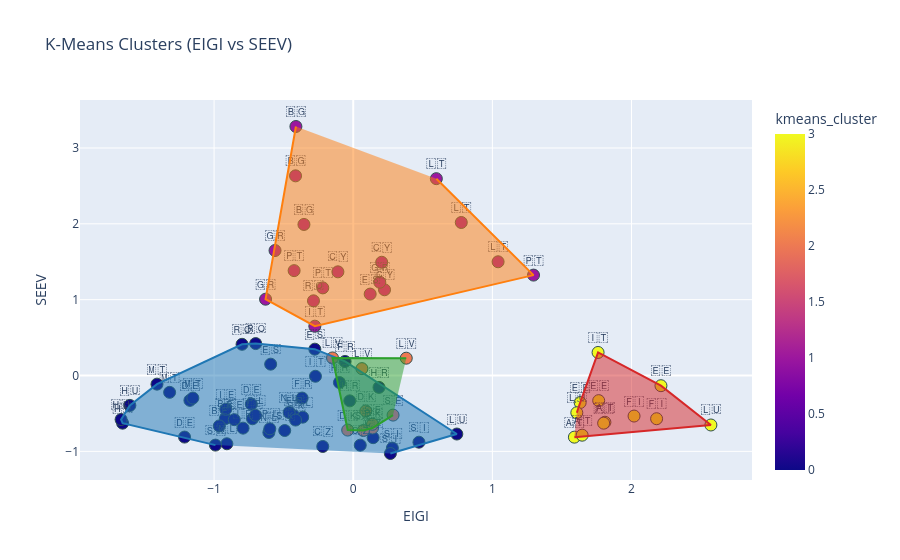

The cell this chart's notebook holds for it:
### Code cell
import plotly.express as px
import plotly.graph_objects as go
from scipy.spatial import ConvexHull
import numpy as np

cluster_colors = {
    0: '#1f77b4',
    1: '#ff7f0e',
    2: '#2ca02c',
    3: '#d62728'
}
cluster_order = [0, 1, 2, 3]

fig = px.scatter(
    df_cfs_factors,
    x='F1',
    y='F2',
    color='kmeans_cluster',
    text='Flag_Emoji',
    hover_name='Country',
    title='K-Means Clusters (EIGI vs SEEV)',
    labels={'F1': 'EIGI', 'F2': 'SEEV'},
    color_discrete_map=cluster_colors,
    category_orders={'kmeans_cluster': cluster_order}
)

fig.update_traces(
    textposition='top center',
    marker=dict(size=12, line=dict(width=1, color='DarkSlateGrey'))
)

for cluster in cluster_order:
    subset = df_cfs_factors[df_cfs_factors['kmeans_cluster'] == cluster]
    if len(subset) >= 3:
        points = subset[['F1','F2']].to_numpy()
        hull = ConvexHull(points)
        hull_pts = points[hull.vertices]
        fig.add_trace(
            go.Scatter(
                x=hull_pts[:,0],
                y=hull_pts[:,1],
                fill='toself',
                mode='lines',
                line=dict(color=cluster_colors[cluster], width=2),
                hoverinfo='skip',
                showlegend=False
            )
        )

fig.update_layout(xaxis_title='EIGI', yaxis_title='SEEV', legend_title='Cluster')
fig.show()

### Figure 1 — Plotly figure (JSON) as saved in the notebook; plotly's stock layout.template omitted (floating-point values rounded to 4 significant figures)
{"data": [{"hovertemplate": "<b>%{hovertext}</b><br><br>EIGI=%{x}<br>SEEV=%{y}<br>Flag_Emoji=%{text}<br>kmeans_cluster=%{marker.color}<extra></extra>", "hovertext": ["Austria", "Austria", "Austria", "Belgium", "Belgium", "Belgium", "Bulgaria", "Bulgaria", "Bulgaria", "Croatia", "Croatia", "Croatia", "Cyprus", "Cyprus", "Cyprus", "Czechia", "Czechia", "Czechia", "Denmark", "Denmark", "Denmark", "Estonia", "Estonia", "Estonia", "Finland", "Finland", "Finland", "France", "France", "France", "Germany", "Germany", "Germany", "Greece", "Greece", "Greece", "Hungary", "Hungary", "Hungary", "Ireland", "Ireland", "Ireland", "Italy", "Italy", "Italy", "Latvia", "Latvia", "Latvia", "Lithuania", "Lithuania", "Lithuania", "Luxembourg", "Luxembourg", "Luxembourg", "Malta", "Malta", "Malta", "Netherlands", "Netherlands", "Netherlands", "Poland", "Poland", "Poland", "Portugal", "Portugal", "Portugal", "Romania", "Romania", "Romania", "Slovakia", "Slovakia", "Slovakia", "Slovenia", "Slovenia", "Slovenia", "Spain", "Spain", "Spain", "Sweden", "Sweden", "Sweden"], "legendgroup": "", "marker": {"color": [3, 3, 3, 0, 0, 0, 1, 1, 1, 0, 0, 0, 1, 1, 1, 0, 0, 0, 2, 2, 2, 3, 3, 3, 3, 3, 3, 0, 0, 0, 0, 0, 0, 1, 1, 1, 0, 0, 0, 0, 0, 0, 1, 0, 3, 2, 2, 2, 1, 1, 1, 0, 3, 3, 0, 0, 0, 0, 0, 0, 0, 0, 0, 1, 1, 1, 0, 0, 1, 0, 0, 0, 0, 0, 0, 0, 0, 1, 2, 2, 2], "coloraxis": "coloraxis", "line": {"color": "DarkSlateGrey", "width": 1}, "size": 12, "symbol": "circle"}, "mode": "markers+text", "name": "", "orientation": "v", "showlegend": false, "text": ["🇦🇹", "🇦🇹", "🇦🇹", "🇧🇪", "🇧🇪", "🇧🇪", "🇧🇬", "🇧🇬", "🇧🇬", "🇭🇷", "🇭🇷", "🇭🇷", "🇨🇾", "🇨🇾", "🇨🇾", "🇨🇿", "🇨🇿", "🇨🇿", "🇩🇰", "🇩🇰", "🇩🇰", "🇪🇪", "🇪🇪", "🇪🇪", "🇫🇮", "🇫🇮", "🇫🇮", "🇫🇷", "🇫🇷", "🇫🇷", "🇩🇪", "🇩🇪", "🇩🇪", "🇬🇷", "🇬🇷", "🇬🇷", "🇭🇺", "🇭🇺", "🇭🇺", "🇮🇪", "🇮🇪", "🇮🇪", "🇮🇹", "🇮🇹", "🇮🇹", "🇱🇻", "🇱🇻", "🇱🇻", "🇱🇹", "🇱🇹", "🇱🇹", "🇱🇺", "🇱🇺", "🇱🇺", "🇲🇹", "🇲🇹", "🇲🇹", "🇳🇱", "🇳🇱", "🇳🇱", "🇵🇱", "🇵🇱", "🇵🇱", "🇵🇹", "🇵🇹", "🇵🇹", "🇷🇴", "🇷🇴", "🇷🇴", "🇸🇰", "🇸🇰", "🇸🇰", "🇸🇮", "🇸🇮", "🇸🇮", "🇪🇸", "🇪🇸", "🇪🇸", "🇸🇪", "🇸🇪", "🇸🇪"], "textposition": "top center", "type": "scatter", "x": [1.589, 1.645, 1.809, -0.9194, -0.9626, -0.8548, -0.412, -0.4146, -0.3542, -0.09917, -0.02491, 0.1852, 0.2044, -0.1102, 0.2249, -0.2191, 0.05048, 0.1431, 0.1385, -0.03987, 0.09059, 1.631, 1.764, 2.212, 1.8, 2.018, 2.18, -0.4262, -0.3673, -0.05878, -1.212, -1.174, -0.7326, -0.5622, -0.6301, 0.1909, -1.605, -1.658, -1.668, -0.7239, -0.7919, -0.9159, -0.276, -0.2715, 1.76, -0.1489, 0.06255, 0.3811, 0.5973, 0.7766, 1.041, 0.7445, 1.607, 2.571, -1.153, -1.32, -1.41, -0.9082, -0.6063, -0.4607, -0.703, -0.5995, -0.3632, -0.4248, -0.2189, 1.296, -0.799, -0.7011, -0.2857, -0.9903, -0.4924, -0.4144, 0.4724, 0.2813, 0.2671, -0.5935, -0.276, 0.1217, 0.07312, 0.1387, 0.2862], "xaxis": "x", "y": [-0.8127, -0.787, -0.6161, -0.568, -0.6646, -0.5819, 3.283, 2.632, 1.992, -0.09263, -0.3342, -0.1566, 1.493, 1.367, 1.13, -0.9355, -0.918, -0.8194, -0.6924, -0.7193, -0.4679, -0.3567, -0.3313, -0.1343, -0.6283, -0.5346, -0.5697, -0.5308, -0.2971, 0.1857, -0.8118, -0.3279, -0.3772, 1.648, 1.006, 1.23, -0.3941, -0.6282, -0.5806, -0.5702, -0.6937, -0.4444, 0.6505, -0.00997, 0.304, 0.2317, 0.09074, 0.2285, 2.595, 2.018, 1.5, -0.7714, -0.491, -0.6523, -0.2973, -0.2222, -0.1137, -0.8998, -0.7513, -0.488, -0.5243, -0.7029, -0.5489, 1.383, 1.155, 1.324, 0.4112, 0.4211, 0.9846, -0.9176, -0.7253, -0.5871, -0.8792, -0.9566, -1.028, 0.1497, 0.3473, 1.073, -0.7253, -0.6426, -0.5219], "yaxis": "y"}, {"fill": "toself", "hoverinfo": "skip", "line": {"color": "#1f77b4", "width": 2}, "mode": "lines", "showlegend": false, "type": "scatter", "x": [0.2671, 0.7445, -0.05878, -0.276, -0.7011, -0.799, -1.41, -1.605, -1.668, -1.658, -0.9903], "y": [-1.028, -0.7714, 0.1857, 0.3473, 0.4211, 0.4112, -0.1137, -0.3941, -0.5806, -0.6282, -0.9176]}, {"fill": "toself", "hoverinfo": "skip", "line": {"color": "#ff7f0e", "width": 2}, "mode": "lines", "showlegend": false, "type": "scatter", "x": [-0.412, -0.6301, -0.276, 1.296, 0.5973], "y": [3.283, 1.006, 0.6505, 1.324, 2.595]}, {"fill": "toself", "hoverinfo": "skip", "line": {"color": "#2ca02c", "width": 2}, "mode": "lines", "showlegend": false, "type": "scatter", "x": [0.3811, -0.1489, -0.03987, 0.07312, 0.1385, 0.2862], "y": [0.2285, 0.2317, -0.7193, -0.7253, -0.6924, -0.5219]}, {"fill": "toself", "hoverinfo": "skip", "line": {"color": "#d62728", "width": 2}, "mode": "lines", "showlegend": false, "type": "scatter", "x": [1.589, 2.571, 2.212, 1.76, 1.631, 1.607], "y": [-0.8127, -0.6523, -0.1343, 0.304, -0.3567, -0.491]}], "layout": {"coloraxis": {"colorbar": {"title": {"text": "kmeans_cluster"}}, "colorscale": [[0, "#0d0887"], [0.1111, "#46039f"], [0.2222, "#7201a8"], [0.3333, "#9c179e"], [0.4444, "#bd3786"], [0.5556, "#d8576b"], [0.6667, "#ed7953"], [0.7778, "#fb9f3a"], [0.8889, "#fdca26"], [1, "#f0f921"]]}, "legend": {"title": {"text": "Cluster"}, "tracegroupgap": 0}, "title": {"text": "K-Means Clusters (EIGI vs SEEV)"}, "xaxis": {"anchor": "y", "domain": [0, 1], "title": {"text": "EIGI"}}, "yaxis": {"anchor": "x", "domain": [0, 1], "title": {"text": "SEEV"}}}}
